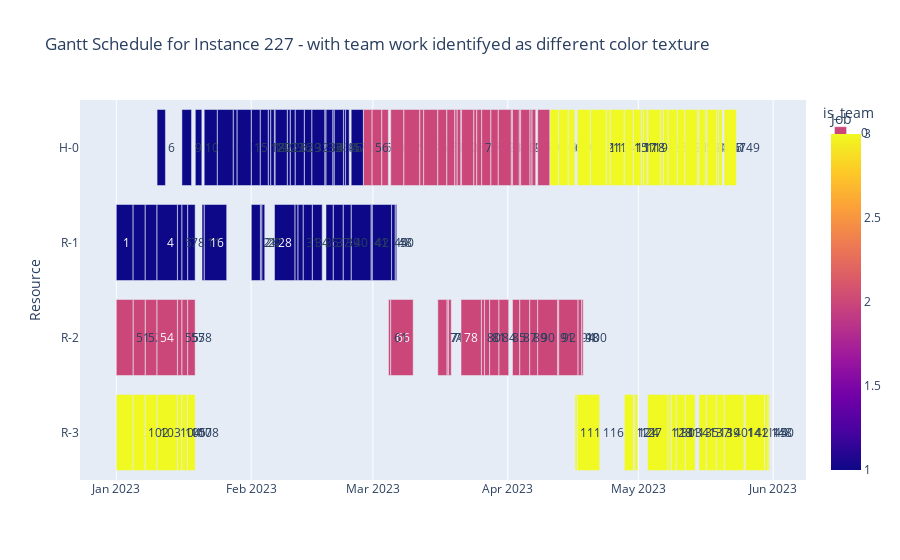

Notebook source saved alongside this figure:
### Code cell
df_team_cat = prepare_resources.add_resource_type(df_team, instance)
gantt.plot_gantt_chart_with_teams(df_team_cat, instance_number)

### Figure 1 — Plotly figure (JSON) as saved in the notebook; plotly's stock layout.template omitted (floating-point values rounded to 4 significant figures; data arrays with more than 128 entries replaced by an {"elided": "..."} marker saying what was removed)
{"data": [{"alignmentgroup": "True", "base": {"elided": "150 str values"}, "customdata": {"elided": "150x1 int values"}, "hovertemplate": "is_team=0<br>Start=%{base}<br>Finish=%{x}<br>Resource=%{y}<br>Task=%{customdata[0]}<br>Job=%{marker.color}<extra></extra>", "legendgroup": "0", "marker": {"color": {"elided": "150 int values"}, "coloraxis": "coloraxis", "pattern": {"shape": ""}}, "name": "0", "offsetgroup": "0", "orientation": "h", "showlegend": true, "text": {"elided": "150 int values"}, "textposition": "auto", "type": "bar", "x": {"elided": "150 int values"}, "xaxis": "x", "y": {"elided": "150 str values"}, "yaxis": "y"}], "layout": {"barmode": "overlay", "coloraxis": {"colorbar": {"title": {"text": "Job"}}, "colorscale": [[0, "#0d0887"], [0.1111, "#46039f"], [0.2222, "#7201a8"], [0.3333, "#9c179e"], [0.4444, "#bd3786"], [0.5556, "#d8576b"], [0.6667, "#ed7953"], [0.7778, "#fb9f3a"], [0.8889, "#fdca26"], [1, "#f0f921"]]}, "legend": {"title": {"text": "is_team"}, "tracegroupgap": 0}, "title": {"text": "Gantt Schedule for Instance 227 - with team work identifyed as different color texture"}, "xaxis": {"anchor": "y", "domain": [0, 1], "type": "date"}, "yaxis": {"anchor": "x", "autorange": "reversed", "domain": [0, 1], "title": {"text": "Resource"}}}}
